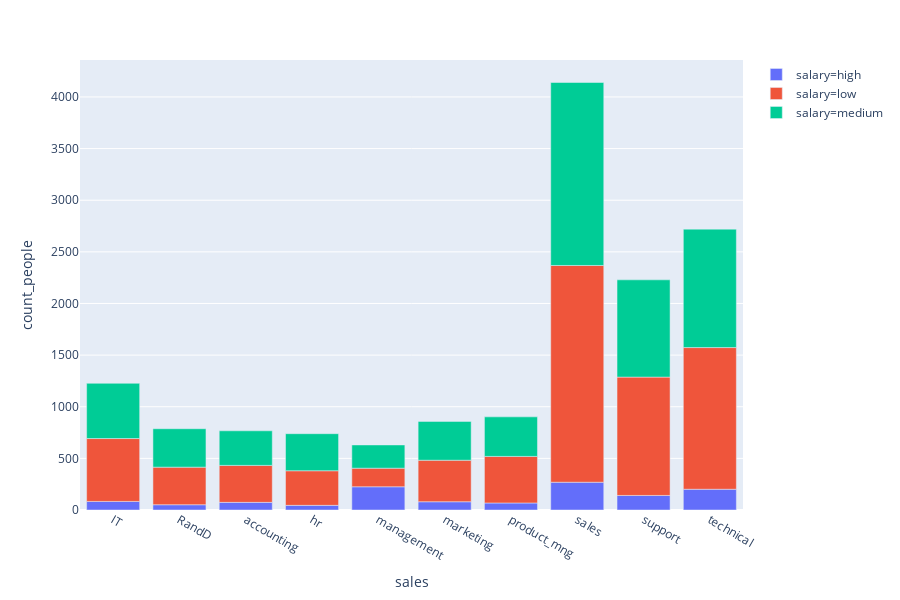

Here is the notebook cell this chart was saved with:
### Code cell
people_salary_department_iplotly = people_salary_department.reset_index()
fig = px.bar(people_salary_department_iplotly, x="sales", y="count_people", color='salary')
fig.show()

### Figure 1 — Plotly figure (JSON) as saved in the notebook; plotly's stock layout.template omitted (floating-point values rounded to 4 significant figures)
{"data": [{"alignmentgroup": "True", "hoverlabel": {"namelength": 0}, "hovertemplate": "salary=high<br>sales=%{x}<br>count_people=%{y}", "legendgroup": "salary=high", "marker": {"color": "#636efa"}, "name": "salary=high", "offsetgroup": "salary=high", "orientation": "v", "showlegend": true, "textposition": "auto", "type": "bar", "x": ["IT", "RandD", "accounting", "hr", "management", "marketing", "product_mng", "sales", "support", "technical"], "xaxis": "x", "y": [83, 51, 74, 45, 225, 80, 68, 269, 141, 201], "yaxis": "y"}, {"alignmentgroup": "True", "hoverlabel": {"namelength": 0}, "hovertemplate": "salary=low<br>sales=%{x}<br>count_people=%{y}", "legendgroup": "salary=low", "marker": {"color": "#EF553B"}, "name": "salary=low", "offsetgroup": "salary=low", "orientation": "v", "showlegend": true, "textposition": "auto", "type": "bar", "x": ["IT", "RandD", "accounting", "hr", "management", "marketing", "product_mng", "sales", "support", "technical"], "xaxis": "x", "y": [609, 364, 358, 335, 180, 402, 451, 2099, 1146, 1372], "yaxis": "y"}, {"alignmentgroup": "True", "hoverlabel": {"namelength": 0}, "hovertemplate": "salary=medium<br>sales=%{x}<br>count_people=%{y}", "legendgroup": "salary=medium", "marker": {"color": "#00cc96"}, "name": "salary=medium", "offsetgroup": "salary=medium", "orientation": "v", "showlegend": true, "textposition": "auto", "type": "bar", "x": ["IT", "RandD", "accounting", "hr", "management", "marketing", "product_mng", "sales", "support", "technical"], "xaxis": "x", "y": [535, 372, 335, 359, 225, 376, 383, 1772, 942, 1147], "yaxis": "y"}], "layout": {"barmode": "relative", "height": 600, "legend": {"tracegroupgap": 0}, "margin": {"t": 60}, "xaxis": {"anchor": "y", "domain": [0, 1], "title": {"text": "sales"}}, "yaxis": {"anchor": "x", "domain": [0, 1], "title": {"text": "count_people"}}}}
